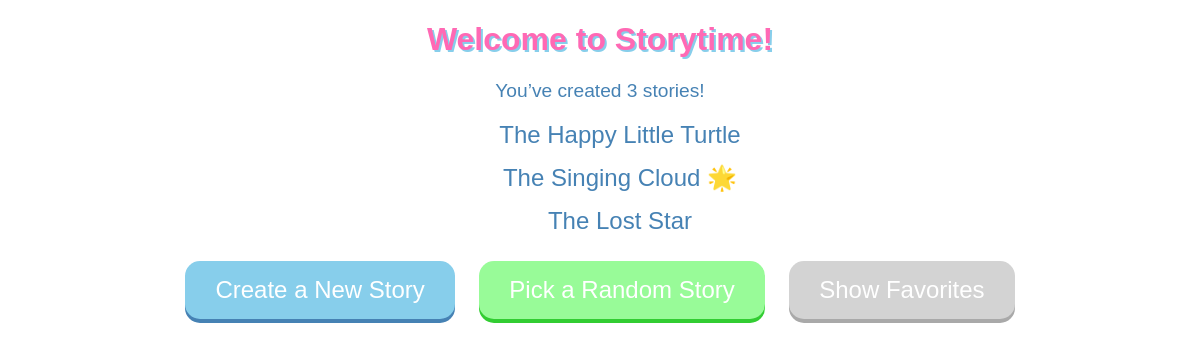
Screenshot of /stories/ with the database file from the repository.
### stories/models.py (models this page shows, shortened)
class Story(models.Model):
    title = models.CharField(max_length=100)
    content = models.TextField()
    image = models.ImageField(upload_to='story_images/', blank=True, null=True)
    created_at = models.DateTimeField(auto_now_add=True)
    is_favorite = models.BooleanField(default=False)

### stories/views.py (the view)
# urls.py: path('', views.story_list, name='story_list'),
def story_list(request):
    show_favorites = request.GET.get('favorites', 'false') == 'true'
    stories = Story.objects.filter(is_favorite=True) if show_favorites else Story.objects.all()
    story_count = Story.objects.count()
    return render(request, 'stories/story_list.html', {
        'stories': stories,
        'story_count': story_count,
        'show_favorites': show_favorites
    })

### stories/templates/stories/story_list.html (shortened to what this page needs)
<!DOCTYPE html>
<html>
<head>
</head>
<body>
    <h1>Welcome to Storytime!</h1>
    <p style="font-size: 1.2em; color: #4682b4;">You’ve created {{ story_count }} stories!</p>
    <ul>
        {% for story in stories %}
            <li>
                <a href="{% url 'story_detail' story.id %}">
                    {{ story.title }}{% if story.is_favorite %} 🌟{% endif %}
                </a>
            </li>
        {% endfor %}
    </ul>
    <a href="{% url 'create_story' %}" class="create-btn">Create a New Story</a>
    <a href="{% url 'random_story' %}" class="random-btn">Pick a Random Story</a>
    <a href="?favorites={% if show_favorites %}false{% else %}true{% endif %}" class="filter-btn">
        {% if show_favorites %}Show All{% else %}Show Favorites{% endif %}
    </a>
</body>
</html>

### rows the page displays
Story: title "The Happy Little Turtle"
Story: title "The Singing Cloud"
Story: title "The Lost Star"

### other values shown
{{ story_count }} "3"
